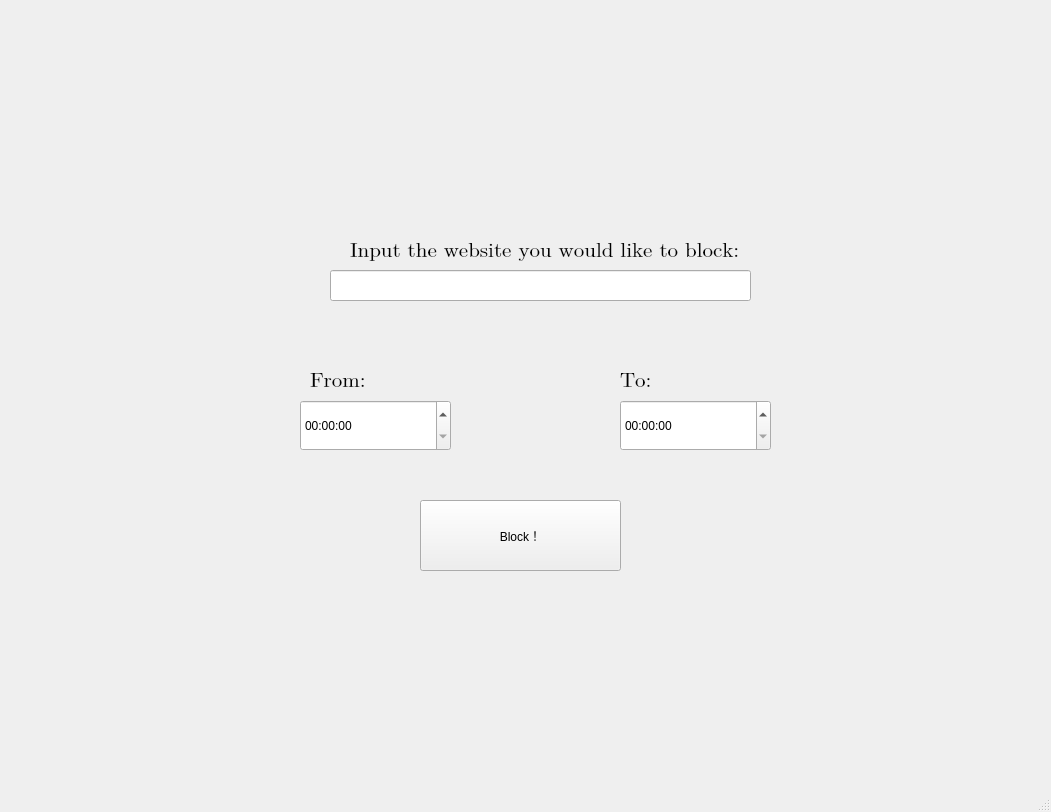
<?xml version="1.0" encoding="UTF-8"?>
<ui version="4.0">
 <class>MainWindow</class>
 <widget class="QMainWindow" name="MainWindow">
  <property name="geometry">
   <rect>
    <x>0</x>
    <y>0</y>
    <width>1051</width>
    <height>812</height>
   </rect>
  </property>
  <property name="windowTitle">
   <string>MainWindow</string>
  </property>
  <widget class="QWidget" name="centralwidget">
   <widget class="QPushButton" name="Block_button">
    <property name="geometry">
     <rect>
      <x>420</x>
      <y>500</y>
      <width>201</width>
      <height>71</height>
     </rect>
    </property>
    <property name="text">
     <string>Block！</string>
    </property>
   </widget>
   <widget class="QLineEdit" name="block_inputbox1">
    <property name="geometry">
     <rect>
      <x>330</x>
      <y>270</y>
      <width>421</width>
      <height>31</height>
     </rect>
    </property>
    <property name="text">
     <string/>
    </property>
   </widget>
   <widget class="QLabel" name="input_label1">
    <property name="geometry">
     <rect>
      <x>350</x>
      <y>200</y>
      <width>461</width>
      <height>101</height>
     </rect>
    </property>
    <property name="font">
     <font>
      <family>Cambria Math</family>
      <pointsize>16</pointsize>
     </font>
    </property>
    <property name="text">
     <string>Input the website you would like to block:</string>
    </property>
    <property name="textFormat">
     <enum>Qt::AutoText</enum>
    </property>
    <property name="scaledContents">
     <bool>false</bool>
    </property>
    <property name="wordWrap">
     <bool>false</bool>
    </property>
   </widget>
   <widget class="QLabel" name="input_label2">
    <property name="geometry">
     <rect>
      <x>310</x>
      <y>330</y>
      <width>461</width>
      <height>101</height>
     </rect>
    </property>
    <property name="font">
     <font>
      <family>Cambria Math</family>
      <pointsize>16</pointsize>
     </font>
    </property>
    <property name="text">
     <string>From:</string>
    </property>
    <property name="textFormat">
     <enum>Qt::AutoText</enum>
    </property>
    <property name="scaledContents">
     <bool>false</bool>
    </property>
    <property name="wordWrap">
     <bool>false</bool>
    </property>
   </widget>
   <widget class="QTimeEdit" name="timer_start">
    <property name="geometry">
     <rect>
      <x>300</x>
      <y>400</y>
      <width>151</width>
      <height>51</height>
     </rect>
    </property>
   </widget>
   <widget class="QLabel" name="input_label3">
    <property name="geometry">
     <rect>
      <x>620</x>
      <y>330</y>
      <width>461</width>
      <height>101</height>
     </rect>
    </property>
    <property name="font">
     <font>
      <family>Cambria Math</family>
      <pointsize>16</pointsize>
     </font>
    </property>
    <property name="text">
     <string>To:</string>
    </property>
    <property name="textFormat">
     <enum>Qt::AutoText</enum>
    </property>
    <property name="scaledContents">
     <bool>false</bool>
    </property>
    <property name="wordWrap">
     <bool>false</bool>
    </property>
   </widget>
   <widget class="QTimeEdit" name="timer_end">
    <property name="geometry">
     <rect>
      <x>620</x>
      <y>400</y>
      <width>151</width>
      <height>51</height>
     </rect>
    </property>
   </widget>
  </widget>
  <widget class="QMenuBar" name="menubar">
   <property name="geometry">
    <rect>
     <x>0</x>
     <y>0</y>
     <width>1051</width>
     <height>21</height>
    </rect>
   </property>
  </widget>
  <widget class="QStatusBar" name="statusbar"/>
 </widget>
 <resources/>
 <connections/>
</ui>
